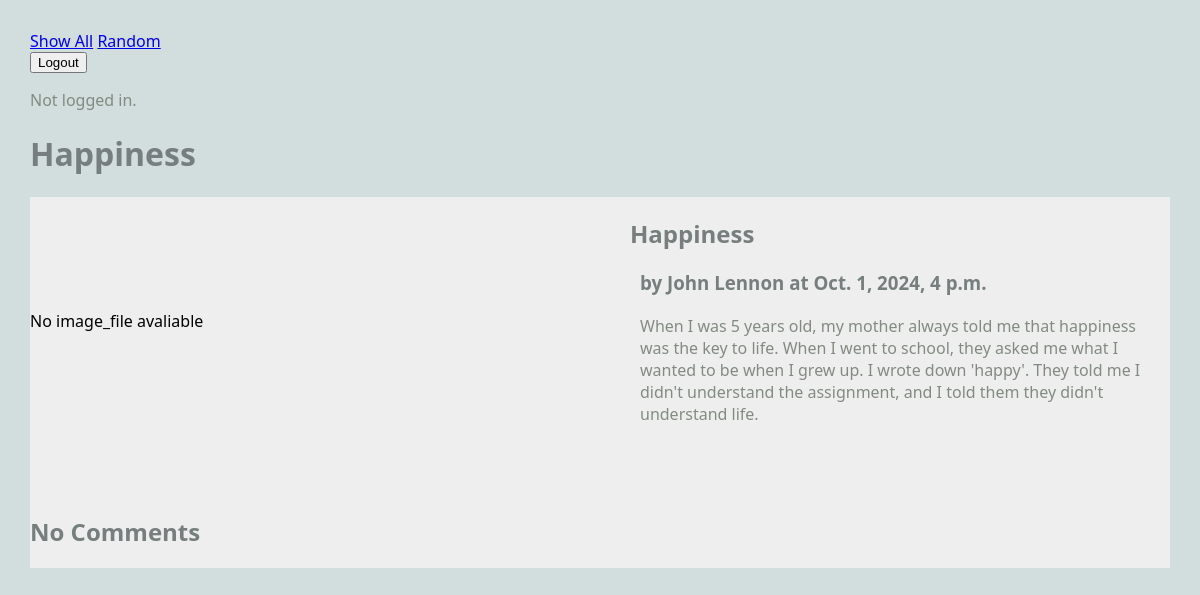
/blog/article/1, run on the app's committed database.
### blog/models.py (models this page shows, shortened)
class Article(models.Model):
    user = models.ForeignKey(User, on_delete=models.CASCADE)
    title = models.TextField(blank=False)
    author = models.TextField(blank=False)
    text = models.TextField(blank=False)
    published = models.DateTimeField(auto_now=True)
    image_file = models.ImageField(blank=True)
    def get_comments(self):
        comments = Comment.objects.filter(article=self)

### blog/views.py (the view)
# urls.py: path(r'article/<int:pk>', views.ArticleView.as_view(), name="article"), #NEW
class ArticleView(DetailView):
    model = Article
    template_name = "blog/article.html"
    context_object_name = "article"

### blog/templates/blog/article.html (shortened to what this page needs)
{% extends 'blog/base.html' %}
{% block content %}
<h1>{{article.title}}</h1>
<main class="grid-container">
    <article class="featured">
        {% if a.image_file %}
        <img src="{{article.image_file.url}}" alt="{{article.image_file.url}}">
        {% else %}
        No image_file avaliable
        {% endif %}
        <div>
            <h2>{{article.title}}</h2>
            <h3>by {{article.author}} at {{article.published}}</h3>
            <p>
                {{article.text}}
            </p>
        </div>
    </article>
    <div>
        {% if article.get_comments %}
            <h2>Comments</h2>
            {{article.get_comments}}
            {% for c in article.get_comments %}
            <div>
                <strong>by {{c.author}} at {{c.published}}</strong>
                <p>
                    {{c.text}}
                </p>
                <h4>
                    <a href="{% url 'create_comment'}"></a>
                </h4>
            </div>
            {% endfor %}
        {% else %}
            <h2>No Comments</h2>
            {% endif %}
    </div>
</main>
{% endblock %}

### static/styles.css (style rules this page uses)
body { margin: 30px; background: #d1dedd; font-family:'Segoe UI', Tahoma, Geneva, Verdana, sans-serif; }
h1, h2, h3 { color: #767f7e; }
p { color: #828b82; }
.grid-container { background: #eee; max-width: 900px; display: grid; grid-template-columns: repeat(3, 1fr); grid-gap: 10px; max-width: 1200px; margin: 20px auto; }
article.featured { grid-column: span 3; display: grid; gap: 60px; grid-template-columns: 1fr 1fr; align-items: center; border-bottom: 1px #bbc7c7; padding-bottom: 40px; }
article p, article h3 { margin: 20px 10px; }

### data on the page
Article: title "Happiness", author "John Lennon", published "Oct. 1, 2024, 4 p.m.", text "When I was 5 years old, my mother always told me that happiness was the key to life. When I went to school, they asked me what I wanted to be when I grew up. I wrote down 'happy'. They told me I didn't understand the assignment, and I told them they didn't understand life."
